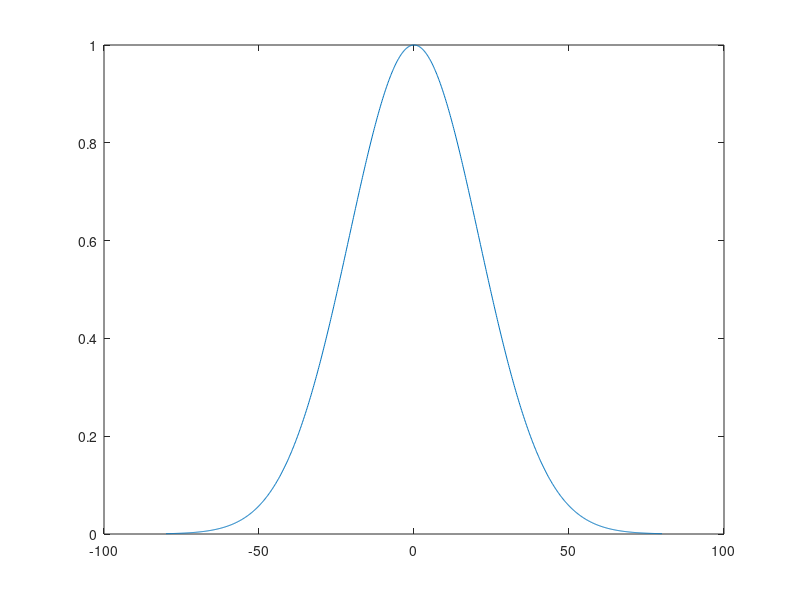

The MATLAB script that drew this image:
t=linspace(0,110,1000);
x=linspace(-80,80,1001);

delT= t(2)-t(1);


baseU= 0*x;
NormThing = @(x,t) ((4*pi*t)^-0.5)*exp(-x.^2/(4*t));

for(ttt=1:(length(t)-1))
   tnow=t(ttt);
   baseU= baseU + delT*exp(2*(-t(ttt)))*NormThing(x,2*(t(end)-t(ttt)));
   
end

baseU=baseU./baseU(501);

plot(x,baseU)
